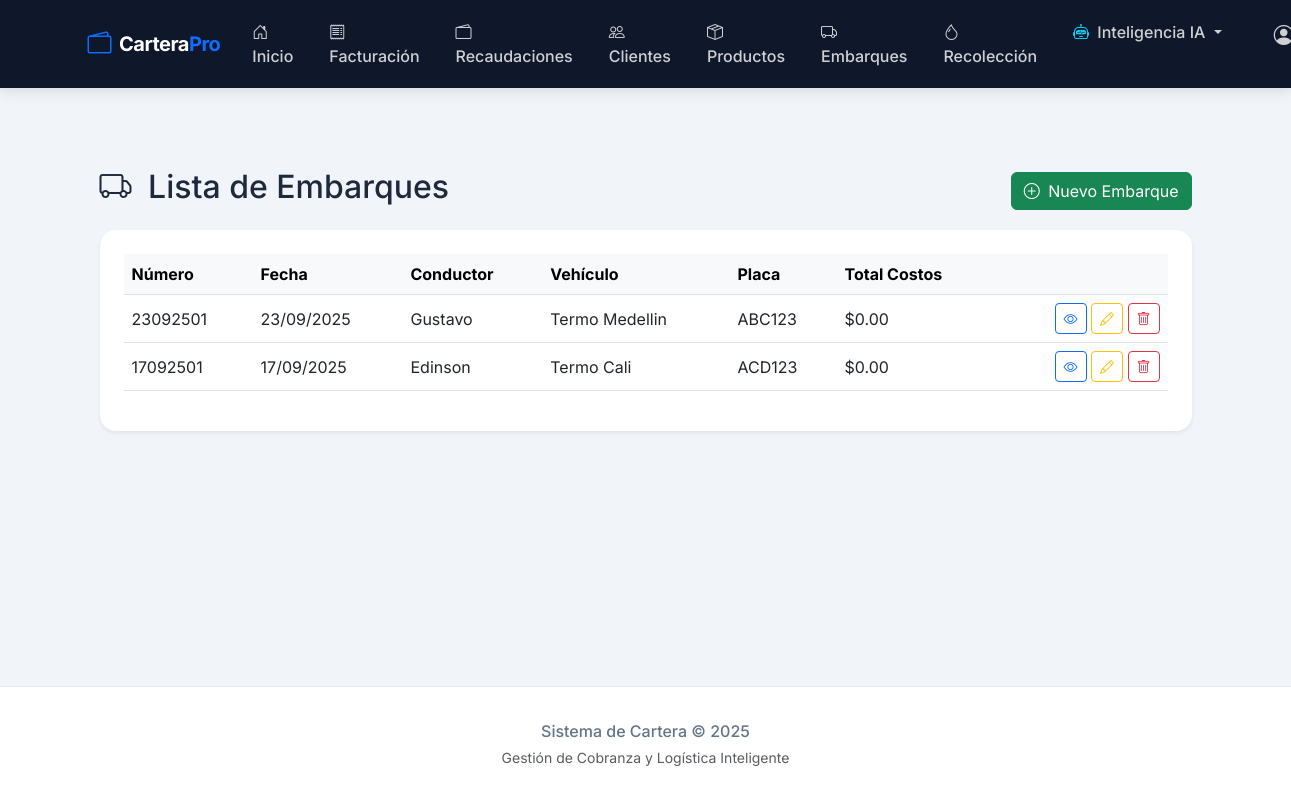
/embarques/ (signed in), run on an earlier commit of the app's database.
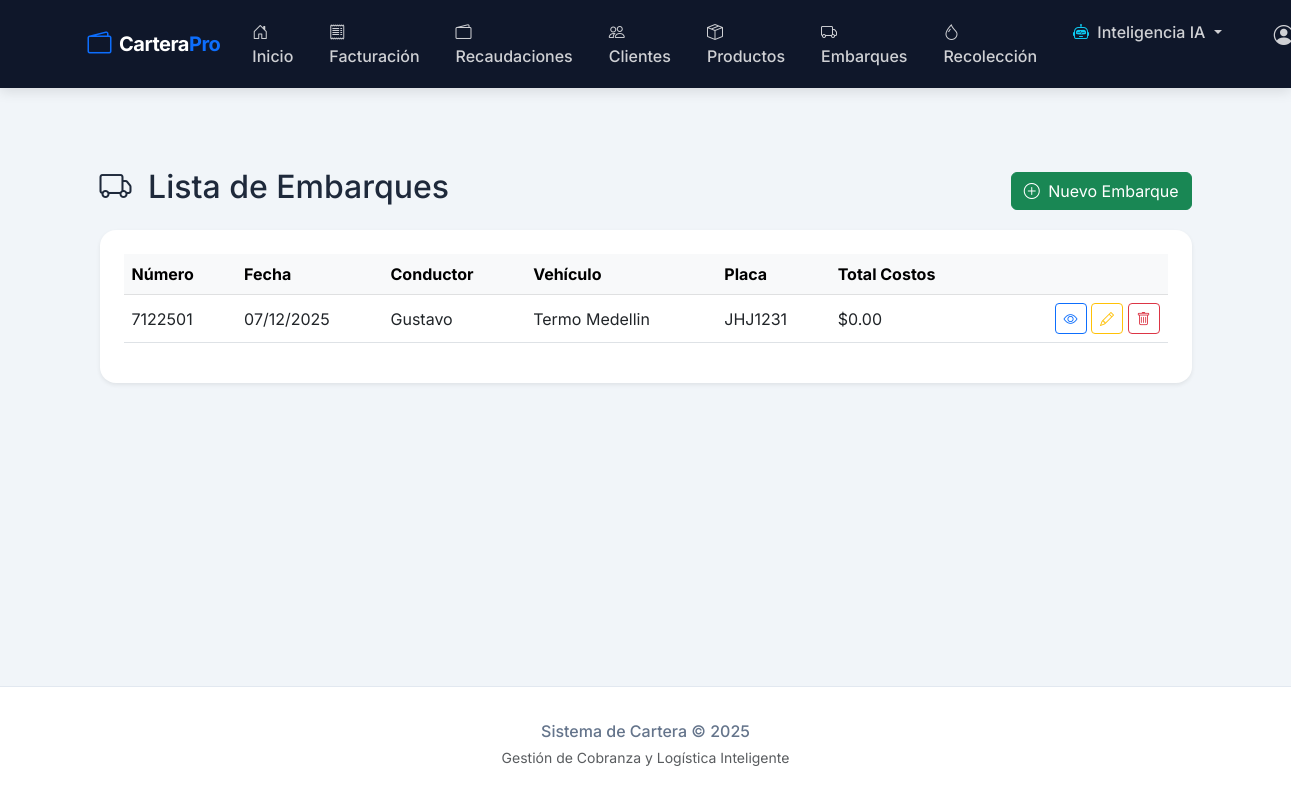
And on a later commit of the database.
### embarques/models.py (models this page shows, shortened)
class Embarque(models.Model):
    numero = models.PositiveBigIntegerField(unique=True, editable=False)
    fecha = models.DateField(default=timezone.now)
    conductor = models.CharField(max_length=100)
    vehiculo = models.CharField(max_length=50, blank=True, null=True)
    placa = models.CharField(max_length=20, blank=True, null=True)
    canastillas_queso = models.PositiveIntegerField(default=0)
    canastillas_crema = models.PositiveIntegerField(default=0)
    canastillas_cuajada = models.PositiveIntegerField(default=0)
    canastillas_tajado = models.PositiveIntegerField(default=0)
    bolsas_mantequilla = models.PositiveIntegerField(default=0)
    creado_en = models.DateTimeField(auto_now_add=True)
    actualizado_en = models.DateTimeField(auto_now=True)
    objects = EmbarqueManager()
    class Meta:
        ordering = ["-fecha", "-numero"]
    @property
    def costo_total(self):
        return self.costos.aggregate(total=models.Sum("monto"))["total"] or Decimal("0.00")

### embarques/views.py (the view)
# urls.py: path("", views.EmbarqueListView.as_view(), name="lista"),
class EmbarqueListView(LoginRequiredMixin, ListView):
    model = Embarque
    template_name = "embarques/embarque_list.html"
    context_object_name = "embarques"
    paginate_by = 20

### embarques/templates/embarques/embarque_list.html
{% extends 'base.html' %}
{% load widget_tweaks %}
{% block content %}
<div class="container mt-5">
    <div class="d-flex justify-content-between align-items-center mb-3">
        <h2><i class="bi bi-truck me-2"></i> Lista de Embarques</h2>
        <a href="{% url 'embarques:crear' %}" class="btn btn-success">
            <i class="bi bi-plus-circle me-1"></i> Nuevo Embarque
        </a>
    </div>
    <div class="card shadow-sm border-0 rounded-4">
        <div class="card-body p-4">
            {% if object_list %}
                <table class="table table-hover align-middle">
                    <thead class="table-light">
                        <tr>
                            <th>Número</th>
                            <th>Fecha</th>
                            <th>Conductor</th>
                            <th>Vehículo</th>
                            <th>Placa</th>
                            <th>Total Costos</th>
                            <th></th>
                        </tr>
                    </thead>
                    <tbody>
                        {% for embarque in object_list %}
                        <tr>
                            <td>{{ embarque.numero }}</td>
                            <td>{{ embarque.fecha|date:"d/m/Y" }}</td>
                            <td>{{ embarque.conductor }}</td>
                            <td>{{ embarque.vehiculo }}</td>
                            <td>{{ embarque.placa }}</td>
                            <td>${{ embarque.costo_total }}</td>
                            <td class="text-end">
                                <a href="{% url 'embarques:detalle' embarque.pk %}" class="btn btn-sm btn-outline-primary">
                                    <i class="bi bi-eye"></i>
                                </a>
                                <a href="{% url 'embarques:editar' embarque.pk %}" class="btn btn-sm btn-outline-warning">
                                    <i class="bi bi-pencil"></i>
                                </a>
                                <a href="{% url 'embarques:eliminar' embarque.pk %}" class="btn btn-sm btn-outline-danger">
                                    <i class="bi bi-trash"></i>
                                </a>
                            </td>
                        </tr>
                        {% endfor %}
                    </tbody>
                </table>
            {% else %}
                <p class="text-muted">No hay embarques registrados aún.</p>
            {% endif %}
        </div>
    </div>
</div>
{% endblock %}

What changed in the data, as far as the page shows it:
removed Embarque: numero "17092501", fecha "17/09/2025", conductor "Edinson", vehiculo "Termo Cali", placa "ACD123", costo_total "0.00"
changed Embarque "Gustavo": numero "23092501" → "7122501"; fecha "23/09/2025" → "07/12/2025"; placa "ABC123" → "JHJ1231"
